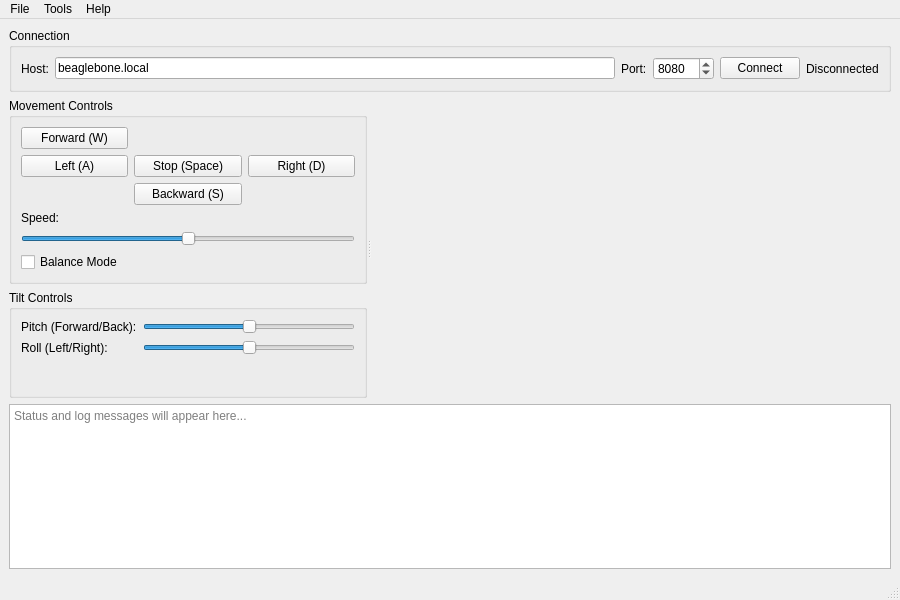
<?xml version="1.0" encoding="UTF-8"?>
<ui version="4.0">
 <class>MainWindow</class>
 <widget class="QMainWindow" name="MainWindow">
  <property name="geometry">
   <rect>
    <x>0</x>
    <y>0</y>
    <width>900</width>
    <height>600</height>
   </rect>
  </property>
  <property name="windowTitle">
   <string>Hexapod Controller</string>
  </property>
  <widget class="QWidget" name="centralwidget">
   <layout class="QGridLayout" name="gridLayout">
    <item row="0" column="0">
     <layout class="QVBoxLayout" name="verticalLayout">
      <item>
       <widget class="QGroupBox" name="connectionGroup">
        <property name="title">
         <string>Connection</string>
        </property>
        <layout class="QHBoxLayout" name="horizontalLayout">
         <item>
          <widget class="QLabel" name="hostLabel">
           <property name="text">
            <string>Host:</string>
           </property>
          </widget>
         </item>
         <item>
          <widget class="QLineEdit" name="hostEdit">
           <property name="text">
            <string>beaglebone.local</string>
           </property>
          </widget>
         </item>
         <item>
          <widget class="QLabel" name="portLabel">
           <property name="text">
            <string>Port:</string>
           </property>
          </widget>
         </item>
         <item>
          <widget class="QSpinBox" name="portSpin">
           <property name="minimum">
            <number>1</number>
           </property>
           <property name="maximum">
            <number>65535</number>
           </property>
           <property name="value">
            <number>8080</number>
           </property>
          </widget>
         </item>
         <item>
          <widget class="QPushButton" name="connectButton">
           <property name="text">
            <string>Connect</string>
           </property>
          </widget>
         </item>
         <item>
          <widget class="QLabel" name="statusLabel">
           <property name="text">
            <string>Disconnected</string>
           </property>
          </widget>
         </item>
        </layout>
       </widget>
      </item>
      <item>
       <widget class="QSplitter" name="splitter">
        <property name="orientation">
         <enum>Qt::Horizontal</enum>
        </property>
        <widget class="QWidget" name="controlsWidget" native="true">
         <layout class="QVBoxLayout" name="verticalLayout_2">
          <item>
           <widget class="QGroupBox" name="movementGroup">
            <property name="title">
             <string>Movement Controls</string>
            </property>
            <layout class="QVBoxLayout" name="verticalLayout_3">
             <item>
              <layout class="QGridLayout" name="gridLayout_2">
               <item row="0" column="0">
                <widget class="QPushButton" name="forwardButton">
                 <property name="text">
                  <string>Forward (W)</string>
                 </property>
                </widget>
               </item>
               <item row="1" column="0">
                <widget class="QPushButton" name="leftButton">
                 <property name="text">
                  <string>Left (A)</string>
                 </property>
                </widget>
               </item>
               <item row="1" column="1">
                <widget class="QPushButton" name="stopButton">
                 <property name="text">
                  <string>Stop (Space)</string>
                 </property>
                </widget>
               </item>
               <item row="1" column="2">
                <widget class="QPushButton" name="rightButton">
                 <property name="text">
                  <string>Right (D)</string>
                 </property>
                </widget>
               </item>
               <item row="2" column="1">
                <widget class="QPushButton" name="backwardButton">
                 <property name="text">
                  <string>Backward (S)</string>
                 </property>
                </widget>
               </item>
              </layout>
             </item>
             <item>
              <widget class="QLabel" name="speedLabel">
               <property name="text">
                <string>Speed:</string>
               </property>
              </widget>
             </item>
             <item>
              <widget class="QSlider" name="speedSlider">
               <property name="maximum">
                <number>100</number>
               </property>
               <property name="value">
                <number>50</number>
               </property>
               <property name="orientation">
                <enum>Qt::Horizontal</enum>
               </property>
              </widget>
             </item>
             <item>
              <widget class="QCheckBox" name="balanceCheckbox">
               <property name="text">
                <string>Balance Mode</string>
               </property>
              </widget>
             </item>
            </layout>
           </widget>
          </item>
          <item>
           <widget class="QGroupBox" name="tiltGroup">
            <property name="title">
             <string>Tilt Controls</string>
            </property>
            <layout class="QVBoxLayout" name="verticalLayout_4">
             <item>
              <layout class="QFormLayout" name="formLayout">
               <item row="0" column="0">
                <widget class="QLabel" name="pitchLabel">
                 <property name="text">
                  <string>Pitch (Forward/Back):</string>
                 </property>
                </widget>
               </item>
               <item row="0" column="1">
                <widget class="QSlider" name="pitchSlider">
                 <property name="minimum">
                  <number>-30</number>
                 </property>
                 <property name="maximum">
                  <number>30</number>
                 </property>
                 <property name="orientation">
                  <enum>Qt::Horizontal</enum>
                 </property>
                </widget>
               </item>
               <item row="1" column="0">
                <widget class="QLabel" name="rollLabel">
                 <property name="text">
                  <string>Roll (Left/Right):</string>
                 </property>
                </widget>
               </item>
               <item row="1" column="1">
                <widget class="QSlider" name="rollSlider">
                 <property name="minimum">
                  <number>-30</number>
                 </property>
                 <property name="maximum">
                  <number>30</number>
                 </property>
                 <property name="orientation">
                  <enum>Qt::Horizontal</enum>
                 </property>
                </widget>
               </item>
              </layout>
             </item>
            </layout>
           </widget>
          </item>
         </layout>
        </widget>
        <widget class="HexapodVisualization" name="visualizationWidget" native="true">
         <property name="minimumSize">
          <size>
           <width>400</width>
           <height>300</height>
          </size>
         </property>
        </widget>
       </widget>
      </item>
      <item>
       <widget class="QTextEdit" name="logTextEdit">
        <property name="readOnly">
         <bool>true</bool>
        </property>
        <property name="placeholderText">
         <string>Status and log messages will appear here...</string>
        </property>
       </widget>
      </item>
     </layout>
    </item>
   </layout>
  </widget>
  <widget class="QMenuBar" name="menubar">
   <property name="geometry">
    <rect>
     <x>0</x>
     <y>0</y>
     <width>900</width>
     <height>23</height>
    </rect>
   </property>
   <widget class="QMenu" name="menuFile">
    <property name="title">
     <string>File</string>
    </property>
    <addaction name="actionExit"/>
   </widget>
   <widget class="QMenu" name="menuTools">
    <property name="title">
     <string>Tools</string>
    </property>
    <addaction name="actionCalibration"/>
    <addaction name="actionSettings"/>
   </widget>
   <widget class="QMenu" name="menuHelp">
    <property name="title">
     <string>Help</string>
    </property>
    <addaction name="actionAbout"/>
   </widget>
   <addaction name="menuFile"/>
   <addaction name="menuTools"/>
   <addaction name="menuHelp"/>
  </widget>
  <widget class="QStatusBar" name="statusbar"/>
  <action name="actionExit">
   <property name="text">
    <string>Exit</string>
   </property>
  </action>
  <action name="actionCalibration">
   <property name="text">
    <string>Calibration</string>
   </property>
  </action>
  <action name="actionSettings">
   <property name="text">
    <string>Settings</string>
   </property>
  </action>
  <action name="actionAbout">
   <property name="text">
    <string>About</string>
   </property>
  </action>
 </widget>
 <customwidgets>
  <customwidget>
   <class>HexapodVisualization</class>
   <extends>QWidget</extends>
   <header>hexapodvisualization.h</header>
   <container>1</container>
  </customwidget>
 </customwidgets>
 <resources/>
 <connections/>
</ui>
